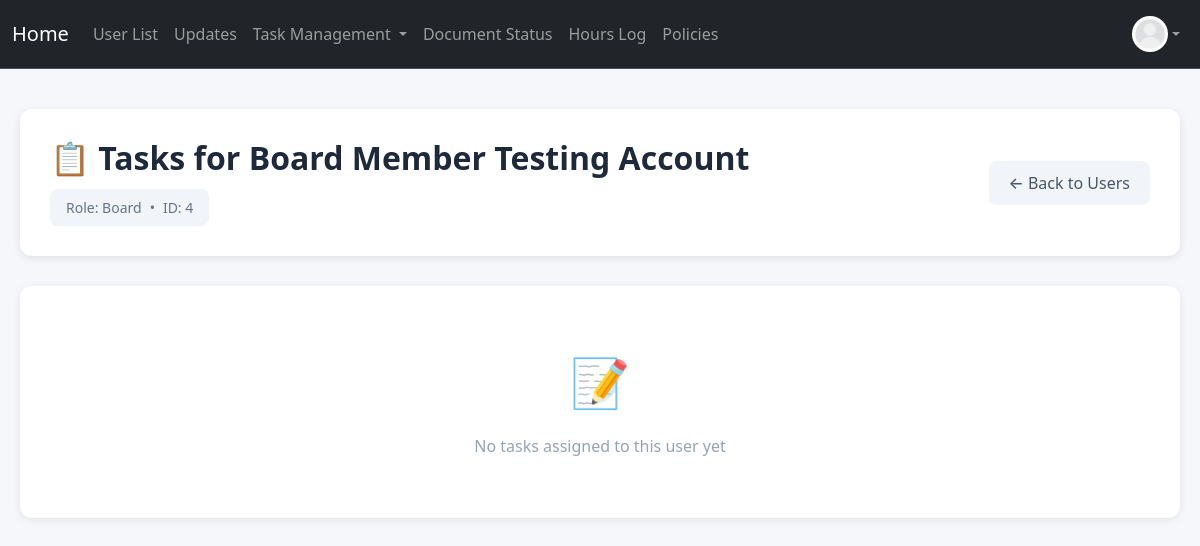
Before: /tasks/user?user_id=4 (signed in) with the older database file.
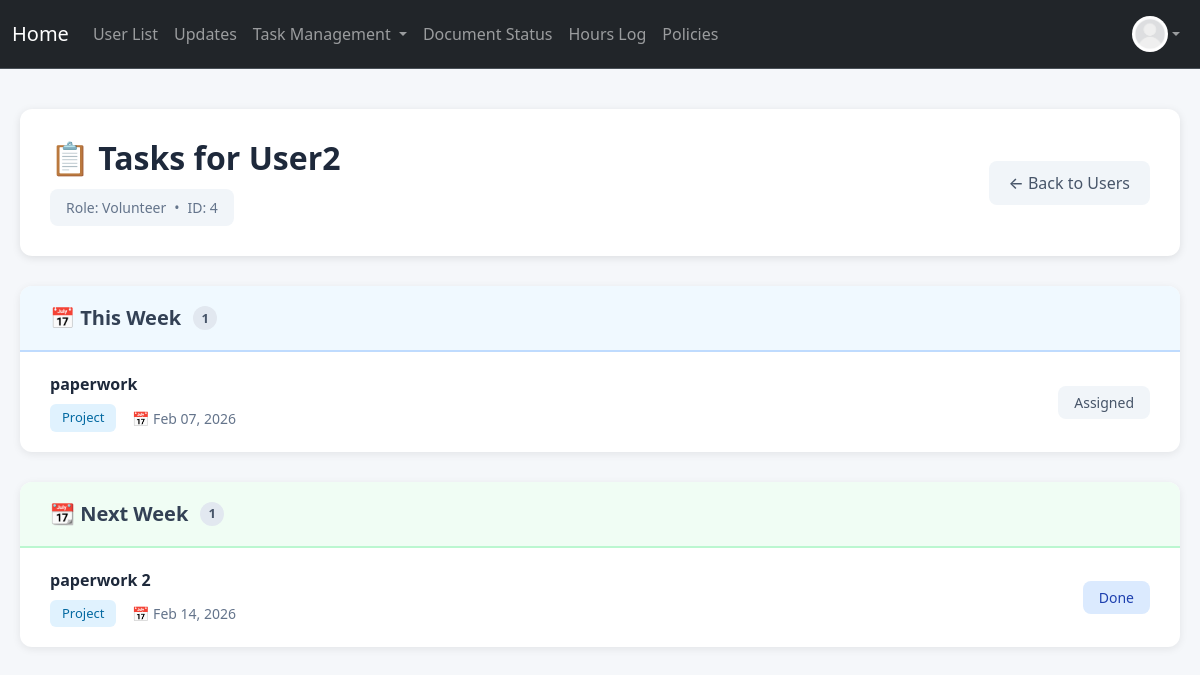
After: the same page with the newer database file.
### project/models.py (models this page shows, shortened)
class User(db.Model, UserMixin):
    __tablename__ = 'users'
    id: Mapped[int] = mapped_column(primary_key=True)
    name: Mapped[str] = mapped_column()
    email: Mapped[str] = mapped_column(unique=True)
    address: Mapped[str] = mapped_column(default="None Provided")
    password_hash: Mapped[str] = mapped_column(db.String(128))
    date_created: Mapped[datetime] = mapped_column(DateTime, server_default=func.now())
    total_hours: Mapped[float] = mapped_column(default=0.0)
    picture: Mapped[str] = mapped_column(default="default.jpeg")
    role: Mapped[str] = mapped_column(default="user")  # "user", "volunteer", " intern", "board"
    hours: Mapped[List["Hours"]] = relationship("Hours", back_populates="user", cascade="all, delete-orphan")
    documents: Mapped[List["Document"]] = relationship("Document", back_populates="user", cascade="all, delete-orphan")

class TaskAssignment(db.Model):
    __tablename__ = 'task_assignments'
    id: Mapped[int] = mapped_column(primary_key=True)
    task_id: Mapped[int] = mapped_column(db.ForeignKey('tasks.id'), name="fk_taskassign_task_id")
    user_id: Mapped[int] = mapped_column(db.ForeignKey('users.id'), name="fk_taskassign_user_id")
    due_date: Mapped[datetime] = mapped_column(DateTime, nullable=False)
    status: Mapped[str] = mapped_column(default="pending")
    upload: Mapped[bool] = mapped_column(default=False)
    filename: Mapped[str] = mapped_column(nullable=True)
    score: Mapped[float] = mapped_column(nullable=True)
    comments: Mapped[str] = mapped_column(default="")
    task: Mapped["Task"] = relationship("Task", back_populates="assignments")
    user: Mapped["User"] = relationship("User")

class Task(db.Model):
    __tablename__ = 'tasks'
    id = db.Column(db.Integer, primary_key=True)
    title = db.Column(db.String(200), nullable=False)
    description = db.Column(db.Text, nullable=False)
    classification = db.Column(db.String(50), nullable=False)  # 'project' or 'reminder'
    assigned_role = db.Column(db.String(50), nullable=False)   # 'intern', 'volunteer', 'board', 'specific'
    created_by = db.Column(db.Integer, db.ForeignKey('users.id'), nullable=False)
    created_at = db.Column(db.DateTime, default=datetime.utcnow)
    created_by_user = db.relationship('User', foreign_keys=[created_by], backref='created_tasks', lazy=True)
    assignments: Mapped[List["TaskAssignment"]] = relationship(
        "TaskAssignment",
        back_populates="task",
        cascade="all, delete-orphan"
    )

### app.py (the view)
@app.route("/tasks/user", methods=["GET"])
@login_required
@permission_required('board')
def specific_user_tasks():
    user_id = request.args.get('user_id', type=int)
    if not user_id:
        return redirect(url_for('task_status'))
    user = User.query.get_or_404(user_id)
    assignments = TaskAssignment.query.filter_by(user_id=user_id).order_by(TaskAssignment.due_date.asc()).all()
    today = datetime.now().date()
    week_start = today - timedelta(days=today.weekday())
    week_end = week_start + timedelta(days=6)
    next_week_start = week_end + timedelta(days=1)
    next_week_end = next_week_start + timedelta(days=6)
    for assignment in assignments:
        due_date = assignment.due_date.date() if assignment.due_date else None
        if due_date:
            if due_date < today and assignment.status != "done" and assignment.status != "graded":
                assignment.is_overdue = True
                assignment.is_this_week = False
                assignment.is_next_week = False
                assignment.is_later = False
            elif week_start <= due_date <= week_end:
                assignment.is_this_week = True
                assignment.is_overdue = False
                assignment.is_next_week = False
                assignment.is_later = False
            elif next_week_start <= due_date <= next_week_end:
                assignment.is_next_week = True
                assignment.is_this_week = False
                assignment.is_overdue = False
                assignment.is_later = False
            else:
                assignment.is_later = True
                assignment.is_this_week = False
                assignment.is_next_week = False
                assignment.is_overdue = False
        else:
            assignment.is_later = True
            assignment.is_this_week = False
            assignment.is_next_week = False
            assignment.is_overdue = False
    return render_template("specific_user_tasks.html", user=user, assignments=assignments)

### app.py (called while the page is built)
@app.context_processor
def inject_now():
    return {
        'now': datetime.now,
        'today': date.today
    }

### project/models.py (called while the page is built)
@login_manager.user_loader
def load_user(user_id):
    return User.query.get(user_id)

### project/templates/specific_user_tasks.html (shortened to what this page needs)
{% extends "base.html" %}
{% block content %}
<div class="tasks-container">
    <div class="page-header">
        <div>
            <h1>📋 Tasks for {{ user.name }}</h1>
            <div class="user-badge" style="margin-top: 12px;">
                <span>Role: {{ user.role.title() }}</span>
                <span>•</span>
                <span>ID: {{ user.id }}</span>
            </div>
        </div>
        <a href="{{ url_for('task_status') }}" class="back-btn">← Back to Users</a>
    </div>
    {% if assignments %}
        {% set overdue_tasks = assignments | selectattr('is_overdue', 'equalto', True) | list %}
        {% set this_week_tasks = assignments | selectattr('is_this_week', 'equalto', True) | list %}
        {% if this_week_tasks %}
        <div class="section-card">
            <div class="section-header this-week">
                <h2>📅 This Week</h2>
                <span class="badge-count">{{ this_week_tasks|length }}</span>
            </div>
            <ul class="task-list">
                {% for assignment in this_week_tasks %}
                <li class="task-item">
                    <div class="task-main">
                        <div class="task-title">{{ assignment.task.title }}</div>
                        <div class="task-meta">
                            <span class="task-type">{{ assignment.task.classification.title() }}</span>
                            <span class="task-date">
                                📅 {{ assignment.due_date.strftime('%b %d, %Y') if assignment.due_date else 'No date' }}
                            </span>
                        </div>
                    </div>
                    <span class="task-status
                        {% if assignment.status == 'graded' %}status-graded
                        {% elif assignment.status == 'done' %}status-done
                        {% else %}status-pending{% endif %}">
                        {{ assignment.status.replace('_', ' ').title() }}
                    </span>
                </li>
                {% endfor %}
            </ul>
        </div>
        {% endif %}
        {% set next_week_tasks = assignments | selectattr('is_next_week', 'equalto', True) | list %}
        {% if next_week_tasks %}
        <div class="section-card">
            <div class="section-header next-week">
                <h2>📆 Next Week</h2>
                <span class="badge-count">{{ next_week_tasks|length }}</span>
            </div>
            <ul class="task-list">
                {% for assignment in next_week_tasks %}
                <li class="task-item">
                    <div class="task-main">
                        <div class="task-title">{{ assignment.task.title }}</div>
                        <div class="task-meta">
                            <span class="task-type">{{ assignment.task.classification.title() }}</span>
                            <span class="task-date">
                                📅 {{ assignment.due_date.strftime('%b %d, %Y') if assignment.due_date else 'No date' }}
                            </span>
                        </div>
                    </div>
                    <span class="task-status
                        {% if assignment.status == 'graded' %}status-graded
                        {% elif assignment.status == 'done' %}status-done
                        {% else %}status-pending{% endif %}">
                        {{ assignment.status.replace('_', ' ').title() }}
                    </span>
                </li>
                {% endfor %}
            </ul>
        </div>
        {% endif %}
        {% set later_tasks = assignments | selectattr('is_later', 'equalto', True) | list %}
    {% else %}
        <div class="section-card">
            <div class="empty-state">
                <div class="empty-state-icon">📝</div>
                <div class="empty-state-text">No tasks assigned to this user yet</div>
            </div>
        </div>
    {% endif %}
</div>
{% endblock %}

Changed rows visible on the page:
changed User id 4: name "Board Member Testing Account" → "User2"; role "Board" → "Volunteer"
now on this page (row edited): TaskAssignment: task "paperwork", task.classification "Project", due_date "Feb 07, 2026", status.replace "Assigned", shown under "📅 This Week"
now on this page (row edited): TaskAssignment: task "paperwork 2", task.classification "Project", due_date "Feb 14, 2026", status.replace "Done", shown under "📆 Next Week"
Other visible differences:
{{ this_week_tasks|length }}: (not shown) → "1"
{{ next_week_tasks|length }}: (not shown) → "1"
text no longer shown: "📝 No tasks assigned to this user yet"
text now shown: "📅 This Week 📆 Next Week"
